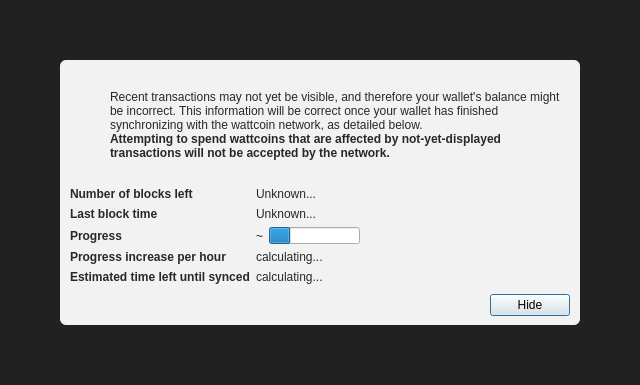
<?xml version="1.0" encoding="UTF-8"?>
<ui version="4.0">
 <class>ModalOverlay</class>
 <widget class="ModalOverlay" name="ModalOverlay">
  <property name="geometry">
   <rect>
    <x>0</x>
    <y>0</y>
    <width>640</width>
    <height>385</height>
   </rect>
  </property>
  <property name="windowTitle">
   <string>Form</string>
  </property>
  <layout class="QVBoxLayout" name="verticalLayout" stretch="0">
   <property name="sizeConstraint">
    <enum>QLayout::SetDefaultConstraint</enum>
   </property>
   <property name="leftMargin">
    <number>0</number>
   </property>
   <property name="topMargin">
    <number>0</number>
   </property>
   <property name="rightMargin">
    <number>0</number>
   </property>
   <property name="bottomMargin">
    <number>0</number>
   </property>
   <item>
    <widget class="QWidget" name="bgWidget" native="true">
     <property name="styleSheet">
      <string notr="true">#bgWidget { background: rgba(0,0,0,220); }</string>
     </property>
     <layout class="QVBoxLayout" name="verticalLayoutMain" stretch="1">
      <property name="leftMargin">
       <number>60</number>
      </property>
      <property name="topMargin">
       <number>60</number>
      </property>
      <property name="rightMargin">
       <number>60</number>
      </property>
      <property name="bottomMargin">
       <number>60</number>
      </property>
      <item>
       <widget class="QWidget" name="contentWidget" native="true">
        <property name="styleSheet">
         <string notr="true">#contentWidget { background: rgba(255,255,255,240); border-radius: 6px; }

QLabel { color: rgb(40,40,40);  }</string>
        </property>
        <layout class="QVBoxLayout" name="verticalLayoutSub" stretch="1,0,0,0">
         <property name="spacing">
          <number>0</number>
         </property>
         <property name="leftMargin">
          <number>10</number>
         </property>
         <property name="topMargin">
          <number>10</number>
         </property>
         <property name="rightMargin">
          <number>10</number>
         </property>
         <property name="bottomMargin">
          <number>10</number>
         </property>
         <item>
          <layout class="QHBoxLayout" name="horizontalLayoutIconText" stretch="0,1">
           <property name="topMargin">
            <number>20</number>
           </property>
           <item>
            <layout class="QVBoxLayout" name="verticalLayoutIcon">
             <property name="leftMargin">
              <number>0</number>
             </property>
             <item>
              <widget class="QPushButton" name="warningIcon">
               <property name="enabled">
                <bool>false</bool>
               </property>
               <property name="text">
                <string/>
               </property>
               <property name="icon">
                <iconset>
                 <normaloff>:/icons/warning</normaloff>
                 <disabledoff>:/icons/warning</disabledoff>:/icons/warning</iconset>
               </property>
               <property name="iconSize">
                <size>
                 <width>48</width>
                 <height>48</height>
                </size>
               </property>
               <property name="flat">
                <bool>true</bool>
               </property>
              </widget>
             </item>
             <item>
              <spacer name="verticalSpacerWarningIcon">
               <property name="orientation">
                <enum>Qt::Vertical</enum>
               </property>
               <property name="sizeHint" stdset="0">
                <size>
                 <width>20</width>
                 <height>40</height>
                </size>
               </property>
              </spacer>
             </item>
            </layout>
           </item>
           <item>
            <layout class="QVBoxLayout" name="verticalLayoutInfoText">
             <property name="leftMargin">
              <number>0</number>
             </property>
             <property name="topMargin">
              <number>0</number>
             </property>
             <item>
              <widget class="QLabel" name="infoText">
               <property name="text">
                <string>Recent transactions may not yet be visible, and therefore your wallet's balance might be incorrect. This information will be correct once your wallet has finished synchronizing with the wattcoin network, as detailed below.</string>
               </property>
               <property name="textFormat">
                <enum>Qt::RichText</enum>
               </property>
               <property name="wordWrap">
                <bool>true</bool>
               </property>
              </widget>
             </item>
             <item>
              <widget class="QLabel" name="infoTextStrong">
               <property name="font">
                <font>
                 <weight>75</weight>
                 <bold>true</bold>
                </font>
               </property>
               <property name="text">
                <string>Attempting to spend wattcoins that are affected by not-yet-displayed transactions will not be accepted by the network.</string>
               </property>
               <property name="textFormat">
                <enum>Qt::RichText</enum>
               </property>
               <property name="wordWrap">
                <bool>true</bool>
               </property>
              </widget>
             </item>
             <item>
              <spacer name="verticalSpacerInTextSpace">
               <property name="orientation">
                <enum>Qt::Vertical</enum>
               </property>
               <property name="sizeHint" stdset="0">
                <size>
                 <width>20</width>
                 <height>40</height>
                </size>
               </property>
              </spacer>
             </item>
            </layout>
           </item>
          </layout>
         </item>
         <item>
          <spacer name="verticalSpacerAfterText">
           <property name="orientation">
            <enum>Qt::Vertical</enum>
           </property>
           <property name="sizeHint" stdset="0">
            <size>
             <width>20</width>
             <height>40</height>
            </size>
           </property>
          </spacer>
         </item>
         <item>
          <layout class="QFormLayout" name="formLayout">
           <property name="fieldGrowthPolicy">
            <enum>QFormLayout::FieldsStayAtSizeHint</enum>
           </property>
           <property name="horizontalSpacing">
            <number>6</number>
           </property>
           <property name="verticalSpacing">
            <number>6</number>
           </property>
           <property name="topMargin">
            <number>10</number>
           </property>
           <item row="0" column="0">
            <widget class="QLabel" name="labelNumberOfBlocksLeft">
             <property name="font">
              <font>
               <weight>75</weight>
               <bold>true</bold>
              </font>
             </property>
             <property name="text">
              <string>Number of blocks left</string>
             </property>
            </widget>
           </item>
           <item row="0" column="1">
            <widget class="QLabel" name="numberOfBlocksLeft">
             <property name="text">
              <string>Unknown...</string>
             </property>
            </widget>
           </item>
           <item row="1" column="0">
            <widget class="QLabel" name="labelLastBlockTime">
             <property name="font">
              <font>
               <weight>75</weight>
               <bold>true</bold>
              </font>
             </property>
             <property name="text">
              <string>Last block time</string>
             </property>
            </widget>
           </item>
           <item row="1" column="1">
            <widget class="QLabel" name="newestBlockDate">
             <property name="sizePolicy">
              <sizepolicy hsizetype="Maximum" vsizetype="Preferred">
               <horstretch>0</horstretch>
               <verstretch>0</verstretch>
              </sizepolicy>
             </property>
             <property name="text">
              <string>Unknown...</string>
             </property>
            </widget>
           </item>
           <item row="2" column="0">
            <widget class="QLabel" name="labelSyncDone">
             <property name="font">
              <font>
               <weight>75</weight>
               <bold>true</bold>
              </font>
             </property>
             <property name="text">
              <string>Progress</string>
             </property>
            </widget>
           </item>
           <item row="2" column="1">
            <layout class="QHBoxLayout" name="horizontalLayoutSync" stretch="0,1">
             <item>
              <widget class="QLabel" name="percentageProgress">
               <property name="text">
                <string notr="true">~</string>
               </property>
              </widget>
             </item>
             <item>
              <widget class="QProgressBar" name="progressBar">
               <property name="value">
                <number>24</number>
               </property>
               <property name="format">
                <string/>
               </property>
              </widget>
             </item>
            </layout>
           </item>
           <item row="4" column="0">
            <widget class="QLabel" name="labelProgressIncrease">
             <property name="font">
              <font>
               <weight>75</weight>
               <bold>true</bold>
              </font>
             </property>
             <property name="text">
              <string>Progress increase per hour</string>
             </property>
            </widget>
           </item>
           <item row="4" column="1">
            <widget class="QLabel" name="progressIncreasePerH">
             <property name="text">
              <string>calculating...</string>
             </property>
            </widget>
           </item>
           <item row="5" column="0">
            <widget class="QLabel" name="labelEstimatedTimeLeft">
             <property name="font">
              <font>
               <weight>75</weight>
               <bold>true</bold>
              </font>
             </property>
             <property name="text">
              <string>Estimated time left until synced</string>
             </property>
            </widget>
           </item>
           <item row="5" column="1">
            <widget class="QLabel" name="expectedTimeLeft">
             <property name="text">
              <string>calculating...</string>
             </property>
            </widget>
           </item>
          </layout>
         </item>
         <item>
          <layout class="QHBoxLayout" name="horizontalLayoutButtons">
           <property name="leftMargin">
            <number>10</number>
           </property>
           <property name="topMargin">
            <number>10</number>
           </property>
           <item>
            <spacer name="horizontalSpacer">
             <property name="orientation">
              <enum>Qt::Horizontal</enum>
             </property>
             <property name="sizeHint" stdset="0">
              <size>
               <width>40</width>
               <height>20</height>
              </size>
             </property>
            </spacer>
           </item>
           <item>
            <widget class="QPushButton" name="closeButton">
             <property name="text">
              <string>Hide</string>
             </property>
             <property name="focusPolicy">
              <enum>Qt::StrongFocus</enum>
             </property>
             <property name="default">
              <bool>true</bool>
             </property>
            </widget>
           </item>
          </layout>
         </item>
        </layout>
       </widget>
      </item>
     </layout>
    </widget>
   </item>
  </layout>
 </widget>
 <customwidgets>
  <customwidget>
   <class>ModalOverlay</class>
   <extends>QWidget</extends>
   <header>qt/modaloverlay.h</header>
   <container>1</container>
  </customwidget>
 </customwidgets>
 <resources/>
 <connections/>
</ui>
